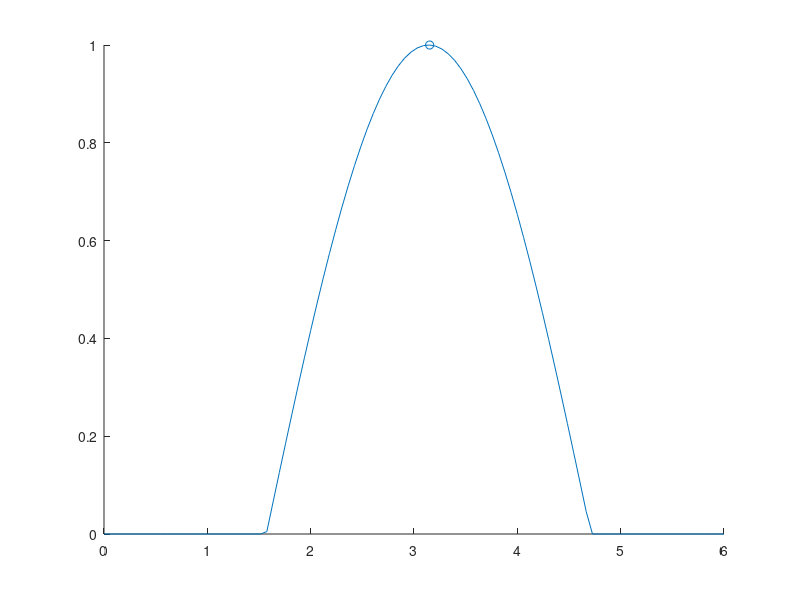

Reproduce this figure in MATLAB.
clear
clc
close all

x = linspace(0,6,100); 
y = cos(x).*(-1); 
y(y<0) = 0; 
[y_max, index_max] = max(y); 
x_max = x(index_max); 
figure
hold on
plot(x, y)
scatter(x_max, y_max)